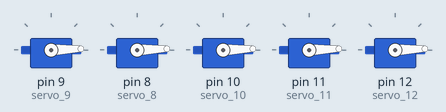
A sketch run on a simulated Arduino Uno, built with avr-gcc and run on an emulated ATmega328P. Shown: 5 × servo.

Above: at 0.05 s.
At 0.35 s:
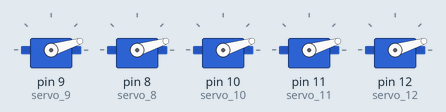
At 0.65 s:
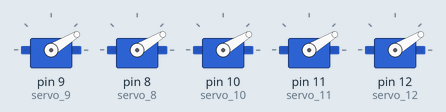
At 0.95 s:
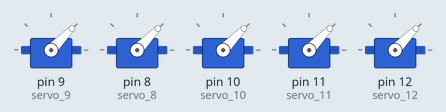
At 1.4 s:
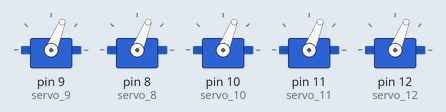
At 1.85 s:
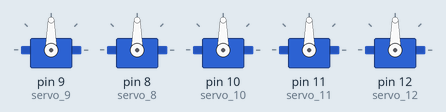
Timing chart, 0 to 4.3 s (numbered marks = the images above):
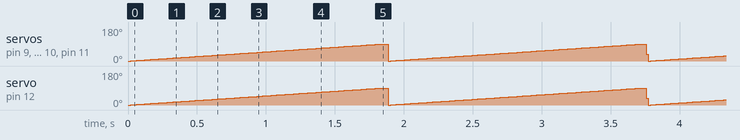

The sketch:

servo-moters.ino
```cpp
// C++ code
//
#include <Servo.h>

int pos = 0;

int i = 0;

int j = 0;

Servo servo_9;

Servo servo_8;

Servo servo_10;

Servo servo_11;

Servo servo_12;

void setup()
{
  servo_9.attach(9, 500, 2500);

  servo_8.attach(8, 500, 2500);

  servo_10.attach(10, 500, 2500);

  servo_11.attach(11, 500, 2500);

  servo_12.attach(12, 500, 2500);

}

void loop()
{
  pos = 0;
  for (pos = 0; pos <= 90; pos += 1) {
    servo_9.write(pos);
    servo_8.write(pos);
    servo_10.write(pos);
    servo_11.write(pos);
    servo_12.write(pos);
    delay(20); // Wait for 20 millisecond(s)
  }
  for (pos = 90; pos >= 0; pos -= 1) {
    servo_9.write(pos);
    servo_8.write(pos);
    servo_10.write(pos);
    servo_11.write(pos);
    servo_12.write(pos);
  }
}
```
